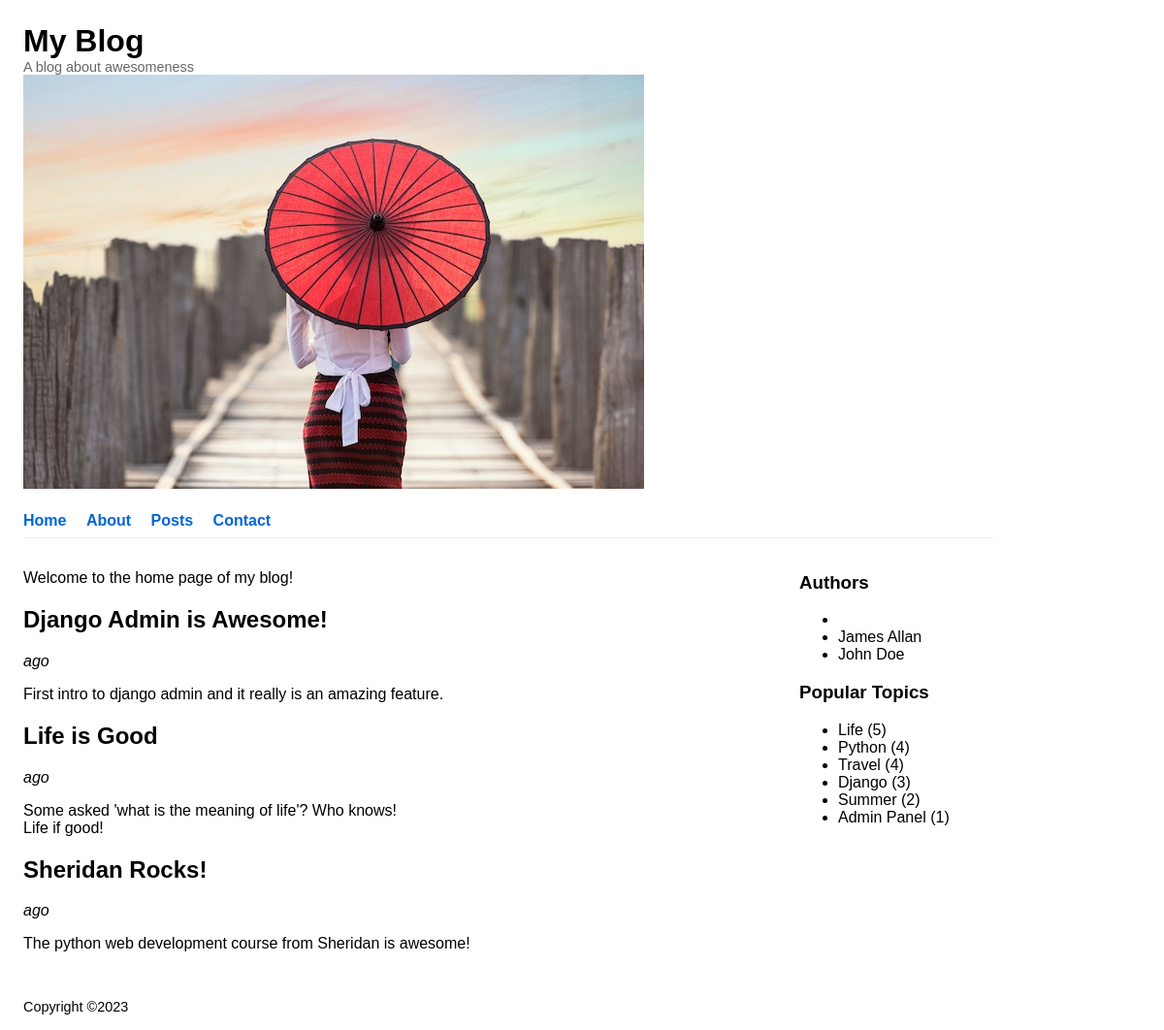
The app's page /, older data.
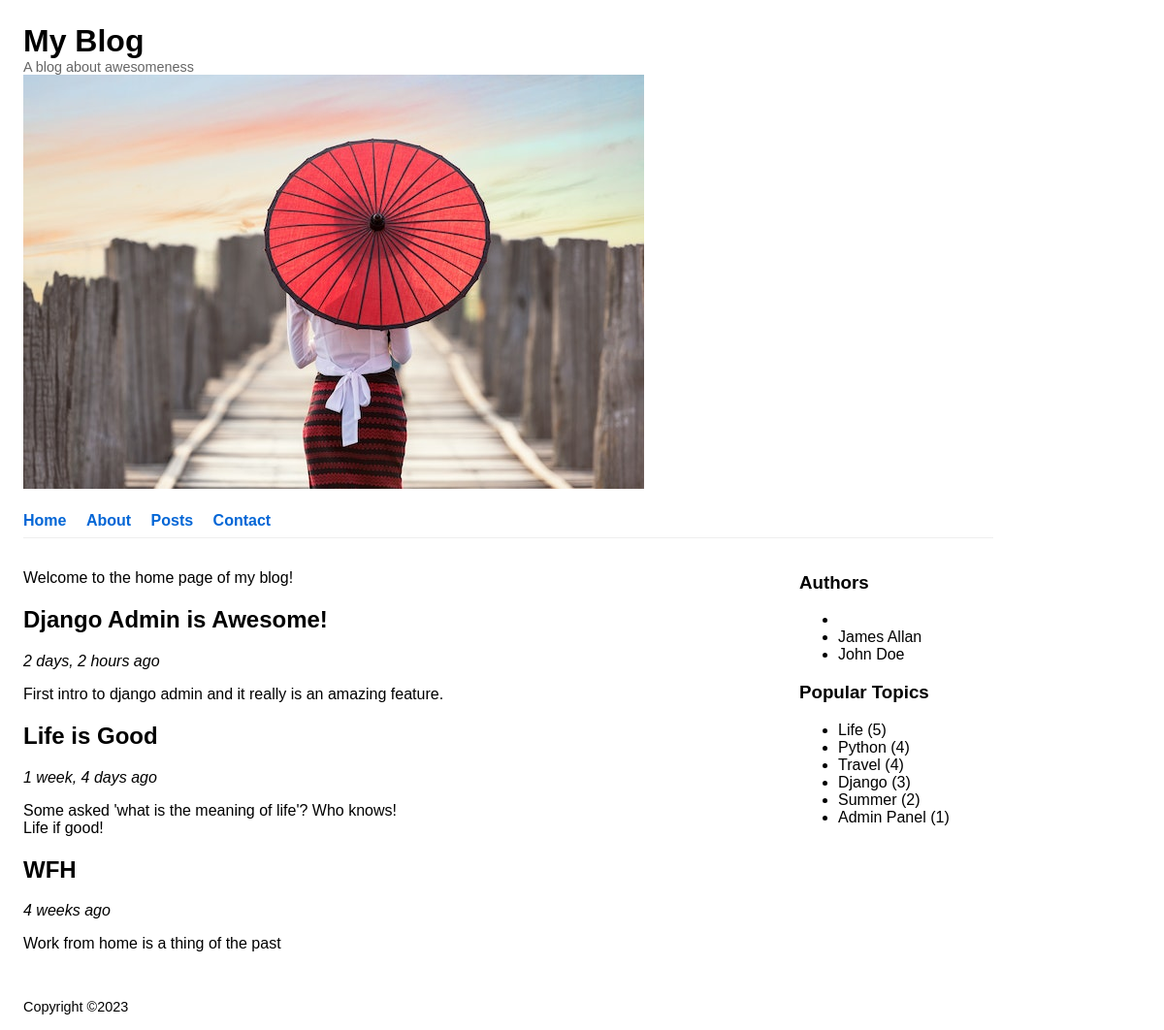
The same page, newer data.
### blog/models.py (models this page shows, shortened)
class Post(models.Model):
    objects = PostQuerySet.as_manager()
    DRAFT = 'draft'
    PUBLISHED = 'published'
    STATUS_CHOICES = [
        (DRAFT, 'Draft'),
        (PUBLISHED, 'Published')
    ]
    title = models.CharField(max_length=255, null=False,)
    slug = models.SlugField(
        null=False,
        unique_for_date='published',
    )
    author = models.ForeignKey(
        settings.AUTH_USER_MODEL,  # The Django auth user model
        on_delete=models.PROTECT,  # Prevent posts from being deleted
        related_name='blog_posts',  # "This" on the user model
        null=False,
    )
    topics = models.ManyToManyField(
        Topic,
        related_name='blog_posts',
    )
    status = models.CharField(
        max_length=10,
        choices=STATUS_CHOICES,
        default=DRAFT,
        help_text='Set to "published" to make this post publicly visible',
        null=False,
    )
    content = models.TextField()
    published = models.DateTimeField(
        null=True,
        blank=True,
        help_text='The date & time this article was published',
    )
    created = models.DateTimeField(auto_now_add=True)  # Sets and create
    updated = models.DateTimeField(auto_now=True)  # Updates on each save
    class Meta:
        ordering = ['-created']

class Topic(models.Model):
    objects = models.Manager()
    name = models.CharField(
        max_length=50,
        unique=True,  # No duplicates!
        null=False,
    )
    slug = models.SlugField(unique=True, null=False,)
    class Meta:
        ordering = ['name']

### blog/views.py (the view)
# urls.py: 2. Add a URL to urlpatterns:  path('', views.home, name='home')
def home(request):
    latest_posts = models.Post.objects.published().order_by('-published')[:3]
    authors = models.Post.objects.published().get_authors().order_by('first_name')
    number_of_posts = models.Topic.objects.all().annotate(topics=Count('blog_posts')).values('name', 'topics').order_by(
        "-topics")[:10]
    context = {
        'authors': authors,
        'latest_posts': latest_posts,
        'number_of_posts': number_of_posts
    }
    return render(request, 'blog/home.html', context)

### blog/models.py (called while the page is built)
    def published(self):
        return self.filter(status=self.model.PUBLISHED)

    def get_authors(self):
        User = get_user_model()
        return User.objects.filter(blog_posts__in=self).distinct()

### blog/templates/blog/home.html
{% extends "blog/base.html" %}
{% block main %}
<p>Welcome to the home page of my blog!</p>
<section class="latest-article-preview">
 {% for post in latest_posts %}
    <article>
<h2>{{ post.title }}</h2>
     <em>{{ post.published|timesince}} ago</em>
{{ post.content|linebreaks }}
        </article>
{% endfor %}
</section>
{% endblock %}

### blog/templates/blog/base.html (shortened to what this page needs)
{% load static %} <link rel="stylesheet" href="{% static 'blog/base.css' %}">
<!DOCTYPE html>
<html lang="en">
<head>
</head>
<body>
<header id="site-header">
    <h1>My Blog</h1>
    <p>A blog about awesomeness</p>
    <img src="{% static 'blog/logo2.png' %}" alt="logo">
</header>
<nav id="top-nav">
    <ul>
        <li><a href="#">Home</a></li>
        <li><a href="#">About</a></li>
        <li><a href="#">Posts</a></li>
        <li><a href="#">Contact</a></li>
    </ul>
</nav>
<main id="main-content">
    <div>
        {% block main %}
        {% endblock %}
    </div>
    <aside id="sidebar">
        <section id="author-list">
            <h3>Authors</h3>
                <ul>
                    {% for author in authors %}
                    <li>{{ author.get_full_name }}</li>
                    {% endfor %}
                </ul>
            <h3>Popular Topics</h3>
               <ul>
                    {% for number_of_post in number_of_posts %}
                    <li>{{ number_of_post.name }} ({{ number_of_post.topics }})</li>
                    {% endfor %}
                </ul>
        </section>
    </aside>
</main>
<footer id="site-footer">
    Copyright &copy;{% now 'Y' %}
</footer>
</body>
</html>

### blog/static/blog/base.css (style rules this page uses)
html { height: 100%; }
body { display: grid; font-family: Arial, Helvetica, san-serif; grid-template-rows: auto auto 1fr auto; margin: 0, auto; max-width: 1000px; min-height: 100%; padding: 1rem; }
a { color: #0366d6; text-decoration: none; }
#site-header h1 { padding: 0; margin: 0; }
#site-header p { font-size: 0.9rem; color: #666; padding: 0; margin: 0; }
#top-nav { padding: 0.5rem 0; border-bottom: 1px solid #eee; }
#top-nav ul { margin: 0; padding: 0; }
#top-nav li { margin-top: 1rem; list-style-type: none; display: inline-block; padding-right: 1rem; }
#top-nav a { text-decoration: none; font-weight: bold; }
#main-content { margin-top: 1rem; display: grid; grid-template-columns: auto 200px; margin-bottom: 2rem; }
#site-footer { font-size: 0.9rem; }

Row changes from the older to the newer data that the page shows:
no longer on this page (row unchanged): Post: title "Sheridan Rocks!", content "The python web development course from Sheridan is awesome!"
changed Post "Django Admin is Awesome!": published (not shown) → "2 days, 2 hours"
changed Post "Life is Good": published (not shown) → "1 week, 4 days"
now on this page (row edited): Post: title "WFH", published "4 weeks", content "Work from home is a thing of the past"
